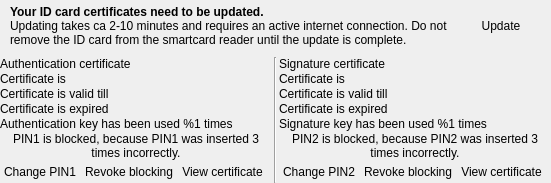
        <widget class="QWidget" name="pageCertificates">
         <layout class="QGridLayout" name="pageCertificatesLayout" rowstretch="0,1">
          <property name="leftMargin">
           <number>0</number>
          </property>
          <property name="topMargin">
           <number>0</number>
          </property>
          <property name="rightMargin">
           <number>0</number>
          </property>
          <property name="bottomMargin">
           <number>0</number>
          </property>
          <property name="horizontalSpacing">
           <number>2</number>
          </property>
          <property name="verticalSpacing">
           <number>5</number>
          </property>
          <item row="0" column="0" colspan="3">
           <widget class="QWidget" name="certUpdate" native="true">
            <layout class="QHBoxLayout" name="certUpdateLayout" stretch="1,0">
             <property name="leftMargin">
              <number>10</number>
             </property>
             <property name="topMargin">
              <number>5</number>
             </property>
             <property name="rightMargin">
              <number>10</number>
             </property>
             <property name="bottomMargin">
              <number>5</number>
             </property>
             <item>
              <widget class="QLabel" name="certUpdateLabel">
               <property name="text">
                <string>&lt;b&gt;Your ID card certificates need to be updated.&lt;/b&gt;&lt;br/&gt;
Updating takes ca 2-10 minutes and requires an active internet connection. Do not remove the ID card from the smartcard reader until the update is complete.</string>
               </property>
               <property name="wordWrap">
                <bool>true</bool>
               </property>
              </widget>
             </item>
             <item>
              <widget class="QPushButton" name="certUpdateButton">
               <property name="text">
                <string>Update</string>
               </property>
               <property name="flat">
                <bool>true</bool>
               </property>
              </widget>
             </item>
            </layout>
           </widget>
          </item>
          <item row="1" column="0">
           <widget class="QWidget" name="authFrame" native="true">
            <property name="maximumSize">
             <size>
              <width>272</width>
              <height>16777215</height>
             </size>
            </property>
            <layout class="QGridLayout" name="authFrameLayout">
             <property name="leftMargin">
              <number>0</number>
             </property>
             <property name="topMargin">
              <number>0</number>
             </property>
             <property name="rightMargin">
              <number>0</number>
             </property>
             <property name="bottomMargin">
              <number>0</number>
             </property>
             <property name="spacing">
              <number>1</number>
             </property>
             <item row="0" column="0" colspan="4">
              <widget class="QLabel" name="authLabel">
               <property name="text">
                <string>Authentication certificate</string>
               </property>
              </widget>
             </item>
             <item row="1" column="0" colspan="4">
              <layout class="QHBoxLayout" name="authValidityLayout">
               <property name="spacing">
                <number>3</number>
               </property>
               <item>
                <widget class="QLabel" name="authValidityLabel">
                 <property name="text">
                  <string>Certificate is</string>
                 </property>
                </widget>
               </item>
               <item>
                <widget class="QLabel" name="authValidity">
                 <property name="sizePolicy">
                  <sizepolicy hsizetype="Expanding" vsizetype="Preferred">
                   <horstretch>0</horstretch>
                   <verstretch>0</verstretch>
                  </sizepolicy>
                 </property>
                </widget>
               </item>
               <item>
                <widget class="QLabel" name="authInValidity">
                 <property name="sizePolicy">
                  <sizepolicy hsizetype="Expanding" vsizetype="Preferred">
                   <horstretch>0</horstretch>
                   <verstretch>0</verstretch>
                  </sizepolicy>
                 </property>
                </widget>
               </item>
              </layout>
             </item>
             <item row="2" column="0" colspan="4">
              <layout class="QHBoxLayout" name="authTillLayout">
               <property name="spacing">
                <number>3</number>
               </property>
               <item>
                <widget class="QLabel" name="authTillLabel">
                 <property name="text">
                  <string>Certificate is valid till</string>
                 </property>
                </widget>
               </item>
               <item>
                <widget class="QLabel" name="authTill">
                 <property name="sizePolicy">
                  <sizepolicy hsizetype="Expanding" vsizetype="Preferred">
                   <horstretch>0</horstretch>
                   <verstretch>0</verstretch>
                  </sizepolicy>
                 </property>
                </widget>
               </item>
              </layout>
             </item>
             <item row="3" column="0" colspan="4">
              <widget class="QLabel" name="authCertExpired">
               <property name="text">
                <string>Certificate is expired</string>
               </property>
              </widget>
             </item>
             <item row="4" column="0" colspan="4">
              <widget class="QLabel" name="authUsageCount">
               <property name="text">
                <string>Authentication key has been used %1 times</string>
               </property>
               <property name="wordWrap">
                <bool>true</bool>
               </property>
              </widget>
             </item>
             <item row="5" column="0" colspan="4">
              <spacer name="authSpacer">
               <property name="orientation">
                <enum>Qt::Vertical</enum>
               </property>
               <property name="sizeHint" stdset="0">
                <size>
                 <width>0</width>
                 <height>0</height>
                </size>
               </property>
              </spacer>
             </item>
             <item row="6" column="0" colspan="4">
              <widget class="QLabel" name="authCertBlocked">
               <property name="text">
                <string>PIN1 is blocked, because PIN1 was inserted 3 times incorrectly.</string>
               </property>
               <property name="alignment">
                <set>Qt::AlignCenter</set>
               </property>
               <property name="wordWrap">
                <bool>true</bool>
               </property>
              </widget>
             </item>
             <item row="7" column="0">
              <widget class="QPushButton" name="authChangePin">
               <property name="text">
                <string>Change PIN1</string>
               </property>
               <property name="flat">
                <bool>true</bool>
               </property>
              </widget>
             </item>
             <item row="7" column="1">
              <widget class="QPushButton" name="authRevoke">
               <property name="text">
                <string>Revoke blocking</string>
               </property>
               <property name="flat">
                <bool>true</bool>
               </property>
              </widget>
             </item>
             <item row="7" column="2">
              <widget class="QPushButton" name="authCert">
               <property name="text">
                <string>View certificate</string>
               </property>
               <property name="flat">
                <bool>true</bool>
               </property>
              </widget>
             </item>
             <item row="7" column="3">
              <spacer name="authButtonSpacer">
               <property name="orientation">
                <enum>Qt::Horizontal</enum>
               </property>
               <property name="sizeHint" stdset="0">
                <size>
                 <width>0</width>
                 <height>0</height>
                </size>
               </property>
              </spacer>
             </item>
            </layout>
           </widget>
          </item>
          <item row="1" column="1">
           <widget class="Line" name="certsLine">
            <property name="orientation">
             <enum>Qt::Vertical</enum>
            </property>
           </widget>
          </item>
          <item row="1" column="2">
           <widget class="QWidget" name="signFrame" native="true">
            <property name="maximumSize">
             <size>
              <width>272</width>
              <height>16777215</height>
             </size>
            </property>
            <layout class="QGridLayout" name="signFrameLayout">
             <property name="leftMargin">
              <number>0</number>
             </property>
             <property name="topMargin">
              <number>0</number>
             </property>
             <property name="rightMargin">
              <number>0</number>
             </property>
             <property name="bottomMargin">
              <number>0</number>
             </property>
             <property name="spacing">
              <number>1</number>
             </property>
             <item row="0" column="0" colspan="4">
              <widget class="QLabel" name="signLabel">
               <property name="text">
                <string>Signature certificate</string>
               </property>
              </widget>
             </item>
             <item row="1" column="0" colspan="4">
              <layout class="QHBoxLayout" name="signValidityLayout">
               <property name="spacing">
                <number>3</number>
               </property>
               <item>
                <widget class="QLabel" name="signValidityLabel">
                 <property name="text">
                  <string>Certificate is</string>
                 </property>
                </widget>
               </item>
               <item>
                <widget class="QLabel" name="signValidity">
                 <property name="sizePolicy">
                  <sizepolicy hsizetype="Expanding" vsizetype="Preferred">
                   <horstretch>0</horstretch>
                   <verstretch>0</verstretch>
                  </sizepolicy>
                 </property>
                </widget>
               </item>
               <item>
                <widget class="QLabel" name="signInValidity">
                 <property name="sizePolicy">
                  <sizepolicy hsizetype="Expanding" vsizetype="Preferred">
                   <horstretch>0</horstretch>
                   <verstretch>0</verstretch>
                  </sizepolicy>
                 </property>
                </widget>
               </item>
              </layout>
             </item>
             <item row="2" column="0" colspan="4">
              <layout class="QHBoxLayout" name="signTillLayout">
               <property name="spacing">
                <number>3</number>
               </property>
               <item>
                <widget class="QLabel" name="signTillLabel">
                 <property name="text">
                  <string>Certificate is valid till</string>
                 </property>
                </widget>
               </item>
               <item>
                <widget class="QLabel" name="signTill">
                 <property name="sizePolicy">
                  <sizepolicy hsizetype="Expanding" vsizetype="Preferred">
                   <horstretch>0</horstretch>
                   <verstretch>0</verstretch>
                  </sizepolicy>
                 </property>
                </widget>
               </item>
              </layout>
             </item>
             <item row="3" column="0" colspan="4">
              <widget class="QLabel" name="signCertExpired">
               <property name="text">
                <string>Certificate is expired</string>
               </property>
              </widget>
             </item>
             <item row="4" column="0" colspan="4">
              <widget class="QLabel" name="signUsageCount">
               <property name="text">
                <string>Signature key has been used %1 times</string>
               </property>
               <property name="wordWrap">
                <bool>true</bool>
               </property>
              </widget>
             </item>
             <item row="5" column="0" colspan="4">
              <spacer name="signSpacer">
               <property name="orientation">
                <enum>Qt::Vertical</enum>
               </property>
               <property name="sizeHint" stdset="0">
                <size>
                 <width>0</width>
                 <height>0</height>
                </size>
               </property>
              </spacer>
             </item>
             <item row="6" column="0" colspan="4">
              <widget class="QLabel" name="signCertBlocked">
               <property name="text">
                <string>PIN2 is blocked, because PIN2 was inserted 3 times incorrectly.</string>
               </property>
               <property name="alignment">
                <set>Qt::AlignCenter</set>
               </property>
               <property name="wordWrap">
                <bool>true</bool>
               </property>
              </widget>
             </item>
             <item row="7" column="0">
              <widget class="QPushButton" name="signChangePin">
               <property name="text">
                <string>Change PIN2</string>
               </property>
               <property name="flat">
                <bool>true</bool>
               </property>
              </widget>
             </item>
             <item row="7" column="1">
              <widget class="QPushButton" name="signRevoke">
               <property name="text">
                <string>Revoke blocking</string>
               </property>
               <property name="flat">
                <bool>true</bool>
               </property>
              </widget>
             </item>
             <item row="7" column="2">
              <widget class="QPushButton" name="signCert">
               <property name="text">
                <string>View certificate</string>
               </property>
               <property name="flat">
                <bool>true</bool>
               </property>
              </widget>
             </item>
             <item row="7" column="3">
              <spacer name="signButtonSpacer">
               <property name="orientation">
                <enum>Qt::Horizontal</enum>
               </property>
               <property name="sizeHint" stdset="0">
                <size>
                 <width>0</width>
                 <height>0</height>
                </size>
               </property>
              </spacer>
             </item>
            </layout>
           </widget>
          </item>
         </layout>
        </widget>
